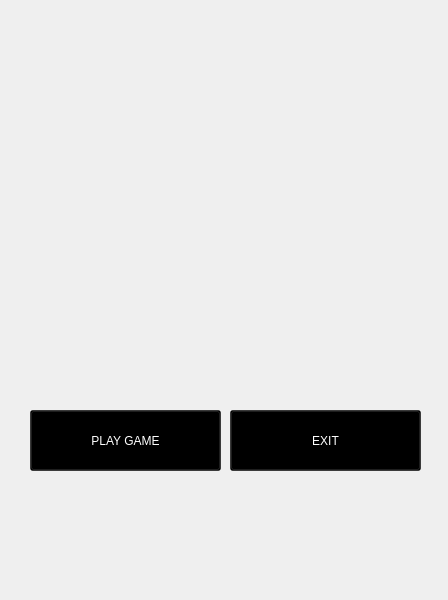
<?xml version="1.0" encoding="UTF-8"?>
<ui version="4.0">
 <class>MainWindow</class>
 <widget class="QMainWindow" name="MainWindow">
  <property name="geometry">
   <rect>
    <x>0</x>
    <y>0</y>
    <width>448</width>
    <height>600</height>
   </rect>
  </property>
  <property name="windowTitle">
   <string>Home | Pacman</string>
  </property>
  <property name="windowIcon">
   <iconset resource="../imgresources.qrc">
    <normaloff>:/img/pacman/1.png</normaloff>:/img/pacman/1.png</iconset>
  </property>
  <widget class="QWidget" name="centralWidget">
   <widget class="QLabel" name="logo_label">
    <property name="geometry">
     <rect>
      <x>60</x>
      <y>20</y>
      <width>331</width>
      <height>121</height>
     </rect>
    </property>
    <property name="styleSheet">
     <string notr="true">image: url(:/img/pacman_logo);</string>
    </property>
    <property name="text">
     <string/>
    </property>
   </widget>
   <widget class="QLabel" name="initial_gif_label">
    <property name="geometry">
     <rect>
      <x>20</x>
      <y>170</y>
      <width>411</width>
      <height>81</height>
     </rect>
    </property>
    <property name="styleSheet">
     <string notr="true"/>
    </property>
    <property name="text">
     <string/>
    </property>
   </widget>
   <widget class="QPushButton" name="playgame_button">
    <property name="geometry">
     <rect>
      <x>30</x>
      <y>410</y>
      <width>191</width>
      <height>61</height>
     </rect>
    </property>
    <property name="styleSheet">
     <string notr="true">background-color: rgba(0, 0, 0, 128);
color: rgb(255, 255, 255);</string>
    </property>
    <property name="text">
     <string>PLAY GAME</string>
    </property>
   </widget>
   <widget class="QPushButton" name="quit_button">
    <property name="geometry">
     <rect>
      <x>230</x>
      <y>410</y>
      <width>191</width>
      <height>61</height>
     </rect>
    </property>
    <property name="styleSheet">
     <string notr="true">
background-color: rgba(0, 0, 0, 128);
color: rgb(255, 255, 255);</string>
    </property>
    <property name="text">
     <string>EXIT</string>
    </property>
   </widget>
  </widget>
 </widget>
 <layoutdefault spacing="6" margin="11"/>
 <resources>
  <include location="../imgresources.qrc"/>
 </resources>
 <connections/>
</ui>
